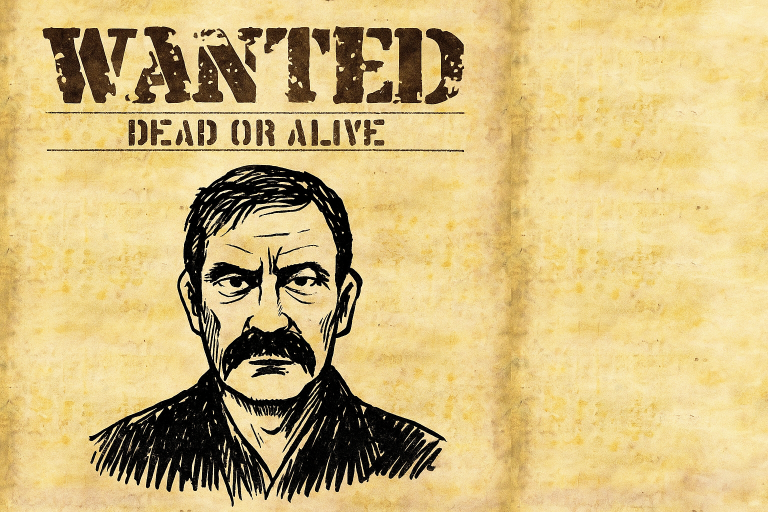
#> input picture Assets/HorseRace/Models/Packs/WantedPosters/WantedPosters.fbm/WantedTexture.png, 1536 x 1024 px (shown at 1/2 size)
$ python -i make_wanted_cards.py   (imports and definitions only)
#> lines starting #> are read from the running program, lines starting #| are printed output that depends on the picture
#> further down, picture is the input picture: PIL image 1536x1024 RGB; mean R, G, B 206.9, 183.6, 124.6
"""手配書モデル用の「選択カード」テクスチャを作る（ロビーの壁に貼る能力・乗り物カード）。

python3 make_wanted_cards.py <元テクスチャ WantedTexture.png> <馬シルエット.png> <ラクダシルエット.png> <出力フォルダ>

- 元テクスチャ（1536×1024）の配置：左の正方形（u 0〜0.666）＝紙の上 2/3、
  右の細い帯（u 0.766〜1）＝紙の下 1/3 を 90° 回転したもの。
  縦長キャンバス 1024×1436（実際の見た目）で描き、この配置に変換して保存する
- 上部の「WANTED」の見出しは元の手配書から切り出して使う。2行目（DEAD OR ALIVE）は消して書き換える
- 中央は墨の線画（能力）または乗り物のシルエット、下に日本語の名前と懸賞金
"""
import sys, os, math, random
import numpy as np
from PIL import Image, ImageDraw, ImageFont, ImageFilter

# [1 line that did not run here, left out]
# [1 line not run here, left out]
W, H = 1024, 1436
INK = (52, 34, 22)
FONT = "/usr/share/fonts/opentype/ipafont-gothic/ipag.ttf"

TOP_H = 955            # 紙の上 2/3 の高さ（px）。下 1/3 = H - TOP_H
STRIP_X = int(0.766 * 1536)


# [7 lines left out: function tex_to_portrait, not called in this run]


def portrait_to_tex(img):
    tex = Image.new("RGB", (1536, 1024))
#> tex: PIL image 1536x1024 RGB; every value is 0
    tex.paste(img.resize((1536, 1024)), (0, 0))                       # 使われない隙間も紙の色で埋める
    tex.paste(img.crop((0, 0, W, TOP_H)).resize((1024, 1024), Image.LANCZOS), (0, 0))
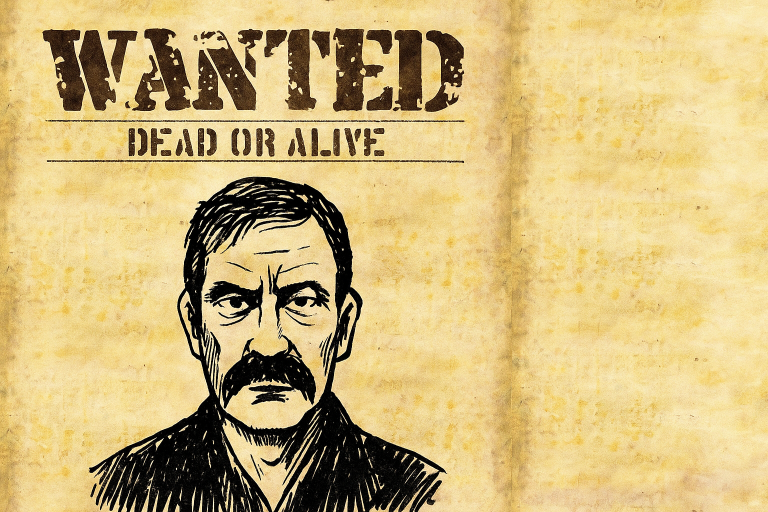
#> tex: PIL image 1536x1024 RGB (shown at 1/2 size); mean R, G, B 205.9, 182.8, 124
    strip = img.crop((0, TOP_H, W, H)).rotate(90, expand=True).resize((1536 - STRIP_X, 1024), Image.LANCZOS)
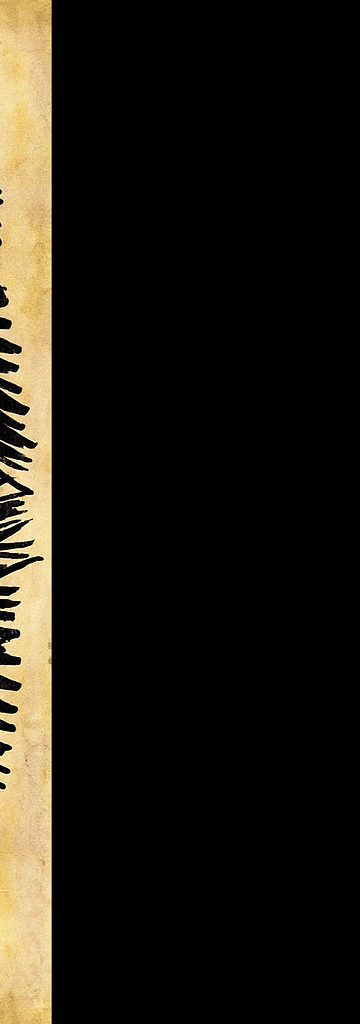
#> strip: PIL image 360x1024 RGB; mean R, G, B 30.2, 26.4, 18.3
    tex.paste(strip, (STRIP_X, 0))
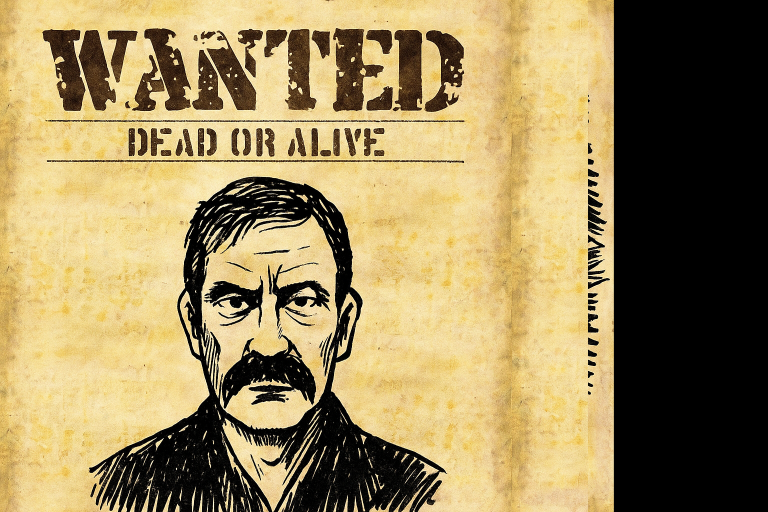
#> tex: PIL image 1536x1024 RGB (shown at 1/2 size); mean R, G, B 156.2, 137.9, 93.1
    return tex


# [1 line not run here, left out]
# [1 line that did not run here, left out]
# [1 line that did not run here, left out]
rng = np.random.default_rng(7)


# [82 lines left out: functions parchment, ink_line, draw_dust, draw_lasso, draw_wall, draw_ball and 1 more, not called in this run]


# [8 lines that did not run here, left out]

f_name = ImageFont.truetype(FONT, 150)
f_kana = ImageFont.truetype(FONT, 54)
f_small = ImageFont.truetype(FONT, 48)

# [31 lines not run here, left out]

>>> from PIL import Image
>>> picture = Image.open('../../Assets/HorseRace/Models/Packs/WantedPosters/WantedPosters.fbm/WantedTexture.png')
>>> result = portrait_to_tex(picture)
